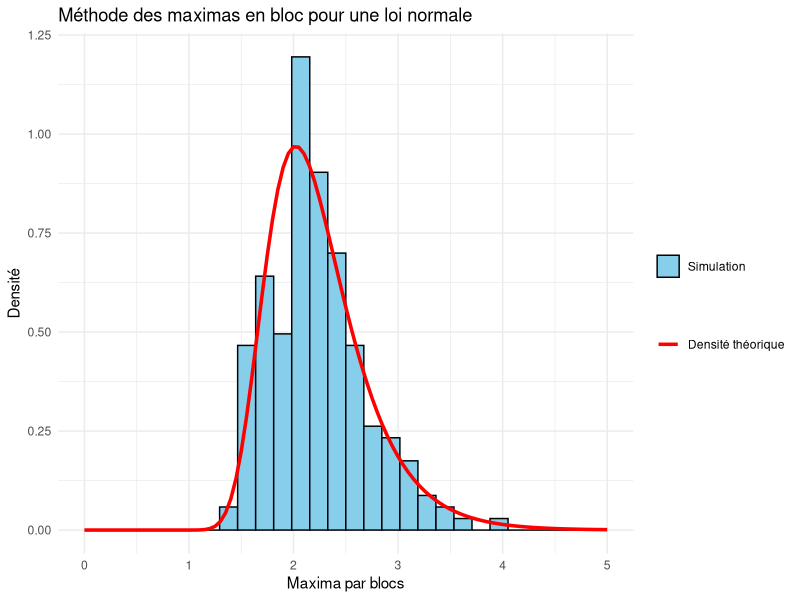

R code for this plot:
# Chargement des packages
library(evd) 
library(ggplot2)

# Génération de la loi
n <- 10000
x <- rnorm(n) # on peut modifier les paramètres comme on le désire

# Taille des blocs
taille_blocs <- 50
nb_blocs <- floor(n / taille_blocs) # floor = partie entière inférieure

# Découpage des données en blocs et calcul du maximum de chaque bloc
block_maxima <- sapply(1:nb_blocs, function(i) {
  start <- (i - 1) * taille_blocs + 1
  end <- i *taille_blocs
  max(x[start:end])
})

# Loi limite : Gumbel issue du package evd
fit_gumbel <- fgev(block_maxima, shape = 0)

# Graphe ggplot
ggplot(data.frame(block_maxima), aes(x = block_maxima)) +
  geom_histogram(aes(y = ..density.., fill = "Simulation"), bins = 30, color = "black") +
  stat_function(aes(color = "Densité théorique"), fun = function(x) dgumbel(x, loc = fit_gumbel$estimate["loc"],
                                                                            scale = fit_gumbel$estimate["scale"]),
                size = 1.2) +
  scale_fill_manual("", values = c("Simulation" = "skyblue")) +
  scale_color_manual("", values = c("Densité théorique" = "red")) +
  labs(title = "Méthode des maximas en bloc pour une loi normale",
       x = "Maxima par blocs",
       y = "Densité") +
  xlim(0, 5) +
  theme_minimal()
